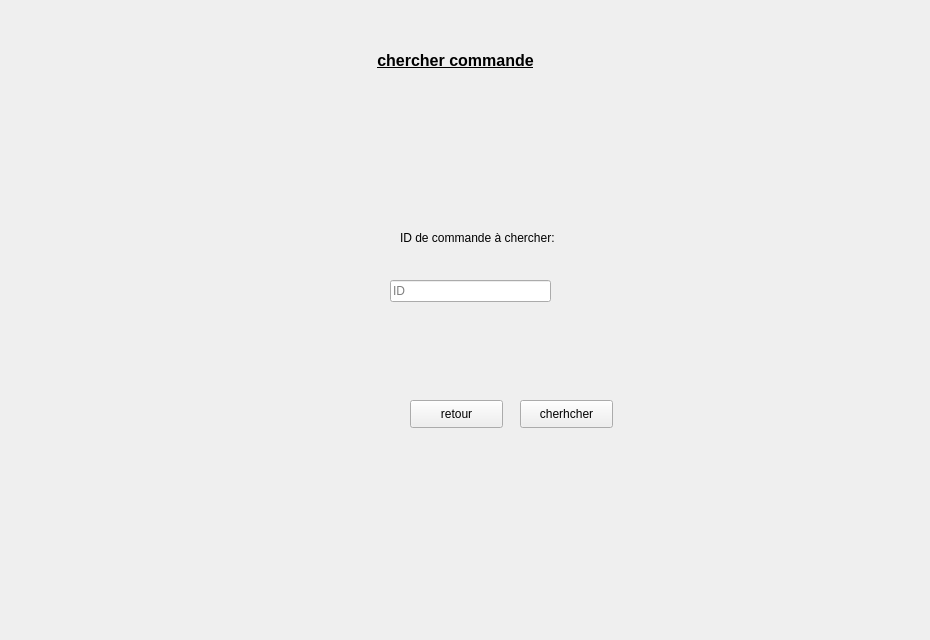
      <widget class="QWidget" name="tab_8">
       <attribute name="title">
        <string>chercher</string>
       </attribute>
       <widget class="QLabel" name="label_29">
        <property name="geometry">
         <rect>
          <x>0</x>
          <y>0</y>
          <width>921</width>
          <height>631</height>
         </rect>
        </property>
        <property name="text">
         <string/>
        </property>
        <property name="pixmap">
         <pixmap>../../Desktop/images qt/fond.jpg</pixmap>
        </property>
        <property name="scaledContents">
         <bool>true</bool>
        </property>
       </widget>
       <widget class="QLabel" name="label_40">
        <property name="geometry">
         <rect>
          <x>0</x>
          <y>40</y>
          <width>911</width>
          <height>41</height>
         </rect>
        </property>
        <property name="text">
         <string>&lt;html&gt;&lt;head/&gt;&lt;body&gt;&lt;p align=&quot;center&quot;&gt;&lt;span style=&quot; font-size:12pt; font-weight:600; text-decoration: underline;&quot;&gt;chercher commande&lt;/span&gt;&lt;/p&gt;&lt;/body&gt;&lt;/html&gt;</string>
        </property>
       </widget>
       <widget class="QPushButton" name="retour_10">
        <property name="geometry">
         <rect>
          <x>410</x>
          <y>400</y>
          <width>93</width>
          <height>28</height>
         </rect>
        </property>
        <property name="text">
         <string>retour</string>
        </property>
       </widget>
       <widget class="QLabel" name="label_49">
        <property name="geometry">
         <rect>
          <x>400</x>
          <y>230</y>
          <width>161</width>
          <height>16</height>
         </rect>
        </property>
        <property name="text">
         <string>ID de commande à chercher:</string>
        </property>
       </widget>
       <widget class="QLineEdit" name="lineEdit_19">
        <property name="geometry">
         <rect>
          <x>390</x>
          <y>280</y>
          <width>161</width>
          <height>22</height>
         </rect>
        </property>
        <property name="placeholderText">
         <string>ID</string>
        </property>
       </widget>
       <widget class="QPushButton" name="pushButton_24">
        <property name="geometry">
         <rect>
          <x>520</x>
          <y>400</y>
          <width>93</width>
          <height>28</height>
         </rect>
        </property>
        <property name="text">
         <string>cherhcher</string>
        </property>
       </widget>
      </widget>
